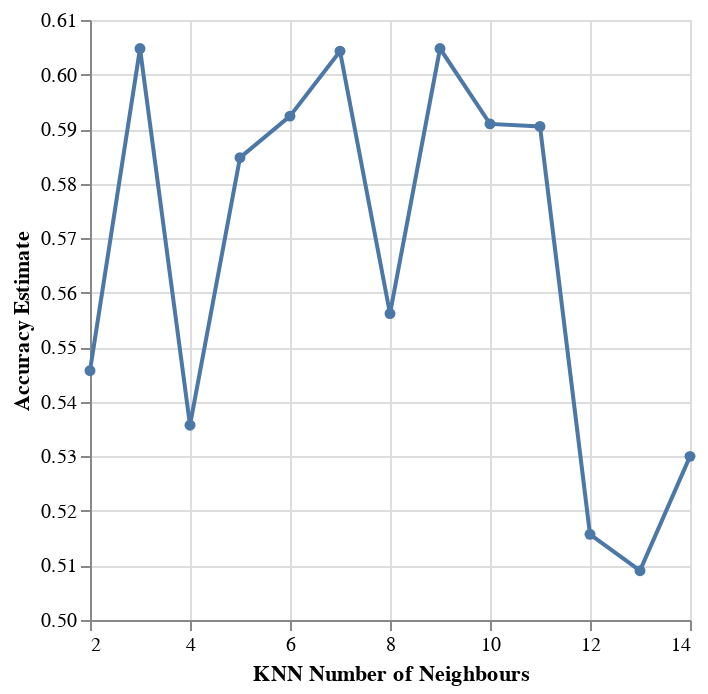

Source (notebook cell):
### Code cell
#cross validation to select k

param_grid_fr= {
    'n_neighbors': range(2, 15, 1)
}

pipeline = KNeighborsClassifier()

knn_tune_grid = GridSearchCV(
    estimator=pipeline, param_grid=param_grid_fr, cv=10, return_train_score=True, n_jobs=-1)

model_grid = knn_tune_grid.fit(X_train, y_train)
accuracies_grid_fr = pd.DataFrame(model_grid.cv_results_)

cross_val_plot = alt.Chart(accuracies_grid_fr).mark_line(point=True).encode(
    x=alt.X('param_n_neighbors').title('KNN Number of Neighbours').scale(zero=False),
    y=alt.Y('mean_test_score').title('Accuracy Estimate').scale(zero=False)
)

cross_val_plot

### Figure 1 — Vega specification as saved in the notebook (floating-point values rounded to 4 significant figures)
{"$schema": "https://vega.github.io/schema/vega/v5.json", "data": [{"name": "source_0", "values": [{"mean_test_score": 0.5457, "param_n_neighbors": 2}, {"mean_test_score": 0.6048, "param_n_neighbors": 3}, {"mean_test_score": 0.5357, "param_n_neighbors": 4}, {"mean_test_score": 0.5848, "param_n_neighbors": 5}, {"mean_test_score": 0.5924, "param_n_neighbors": 6}, {"mean_test_score": 0.6043, "param_n_neighbors": 7}, {"mean_test_score": 0.5562, "param_n_neighbors": 8}, {"mean_test_score": 0.6048, "param_n_neighbors": 9}, {"mean_test_score": 0.591, "param_n_neighbors": 10}, {"mean_test_score": 0.5905, "param_n_neighbors": 11}, {"mean_test_score": 0.5157, "param_n_neighbors": 12}, {"mean_test_score": 0.509, "param_n_neighbors": 13}, {"mean_test_score": 0.53, "param_n_neighbors": 14}]}, {"name": "data_0", "values": [{"mean_test_score": 0.5457, "param_n_neighbors": 2}, {"mean_test_score": 0.6048, "param_n_neighbors": 3}, {"mean_test_score": 0.5357, "param_n_neighbors": 4}, {"mean_test_score": 0.5848, "param_n_neighbors": 5}, {"mean_test_score": 0.5924, "param_n_neighbors": 6}, {"mean_test_score": 0.6043, "param_n_neighbors": 7}, {"mean_test_score": 0.5562, "param_n_neighbors": 8}, {"mean_test_score": 0.6048, "param_n_neighbors": 9}, {"mean_test_score": 0.591, "param_n_neighbors": 10}, {"mean_test_score": 0.5905, "param_n_neighbors": 11}, {"mean_test_score": 0.5157, "param_n_neighbors": 12}, {"mean_test_score": 0.509, "param_n_neighbors": 13}, {"mean_test_score": 0.53, "param_n_neighbors": 14}]}], "marks": [{"type": "line", "name": "layer_0_marks", "from": {"data": "source_0"}, "sort": {"field": "x"}, "encode": {"update": {"y": {"field": "mean_test_score", "scale": "y"}, "defined": {"signal": "isValid(datum[\"param_n_neighbors\"]) && isFinite(+datum[\"param_n_neighbors\"]) && isValid(datum[\"mean_test_score\"]) && isFinite(+datum[\"mean_test_score\"])"}, "x": {"field": "param_n_neighbors", "scale": "x"}, "stroke": {"value": "#4c78a8"}}}, "style": ["line"]}, {"type": "symbol", "name": "layer_1_marks", "from": {"data": "data_0"}, "encode": {"update": {"y": {"field": "mean_test_score", "scale": "y"}, "fill": {"value": "#4c78a8"}, "opacity": {"value": 1}, "x": {"field": "param_n_neighbors", "scale": "x"}}}, "style": ["point"]}], "scales": [{"name": "x", "type": "linear", "domain": {"fields": [{"data": "source_0", "field": "param_n_neighbors"}, {"data": "data_0", "field": "param_n_neighbors"}]}, "range": [0, {"signal": "width"}], "zero": false, "nice": true}, {"name": "y", "type": "linear", "domain": {"fields": [{"data": "source_0", "field": "mean_test_score"}, {"data": "data_0", "field": "mean_test_score"}]}, "range": [{"signal": "height"}, 0], "zero": false, "nice": true}], "axes": [{"scale": "x", "domain": false, "gridScale": "y", "orient": "bottom", "tickCount": {"signal": "ceil(width/40)"}, "labels": false, "aria": false, "minExtent": 0, "grid": true, "zindex": 0, "maxExtent": 0, "ticks": false}, {"scale": "y", "tickCount": {"signal": "ceil(height/40)"}, "ticks": false, "zindex": 0, "maxExtent": 0, "aria": false, "gridScale": "x", "orient": "left", "domain": false, "labels": false, "minExtent": 0, "grid": true}, {"scale": "x", "zindex": 0, "grid": false, "labelOverlap": true, "labelFlush": true, "orient": "bottom", "title": "KNN Number of Neighbours", "tickCount": {"signal": "ceil(width/40)"}}, {"scale": "y", "grid": false, "tickCount": {"signal": "ceil(height/40)"}, "zindex": 0, "labelOverlap": true, "orient": "left", "title": "Accuracy Estimate"}], "padding": 5, "width": 300, "background": "white", "height": 300, "style": "cell"}
